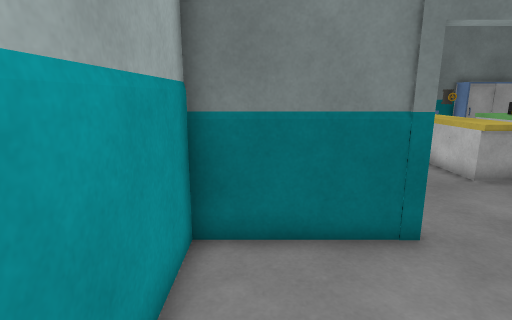
[1] (above)

18 first-person views from a walk through a 3-D level made in the Unity game engine. The camera is 1.4 m above the floor, tilts 12° down and sees 80° across. The floor is counted in squares, 0.5 m on a side. Each view is taken from the middle of a square. On the plan, view 1 faces up. The plan holds only what a view shows up to about 20 squares ahead; the rest is blank. The place goes on beyond the plan. The player is left out. Some animated figures are not drawn. Door leaves are left out, so doorways stand open. Some surface patterns are stand-ins.

[2]
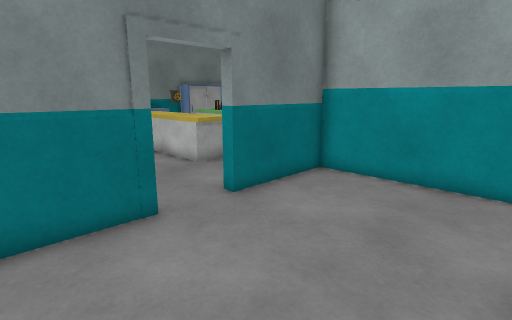

[3]
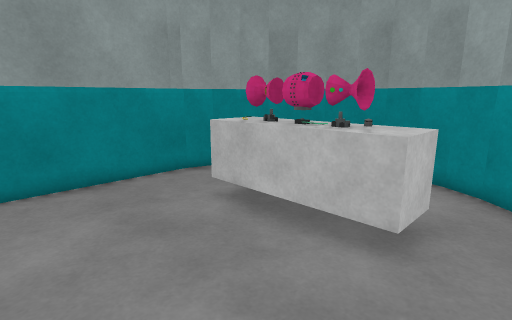

[4]
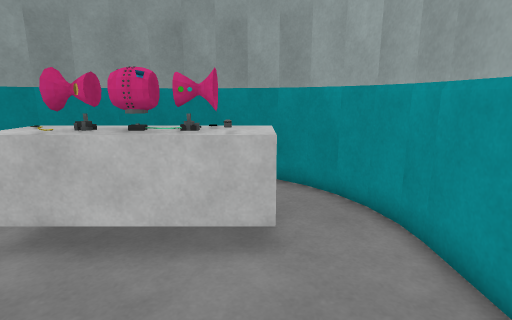

[5]
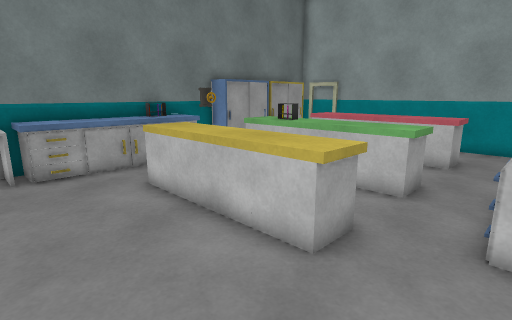

[6]
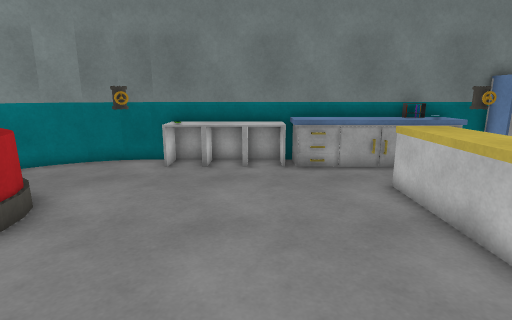

[7]
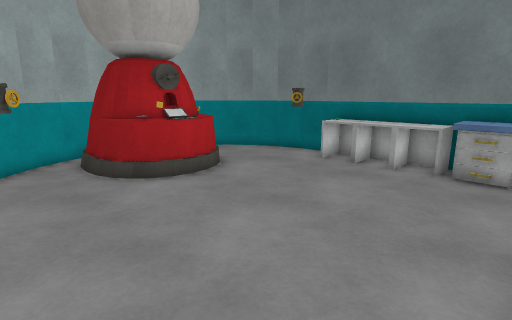

[8]
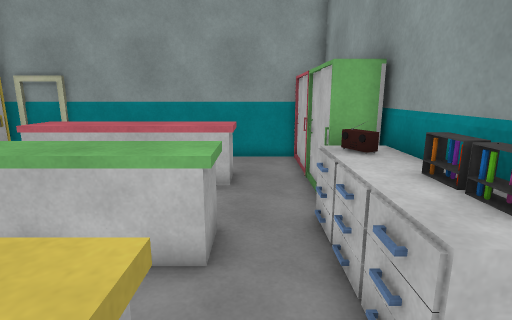

[9]
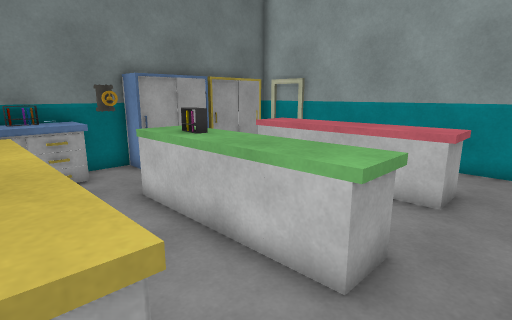

[10]
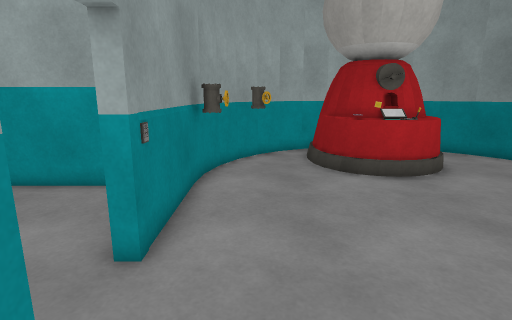

[11]
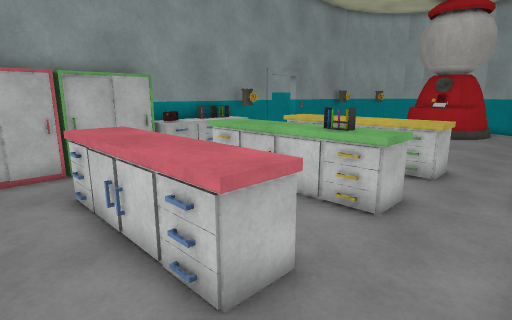

[12]
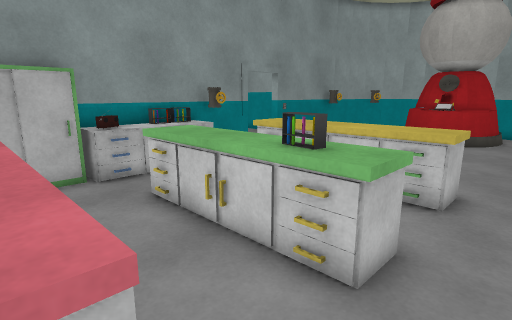

[13]
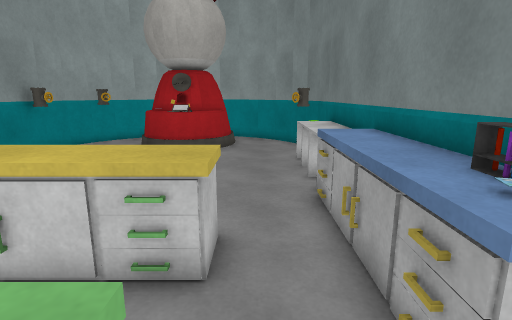

[14]
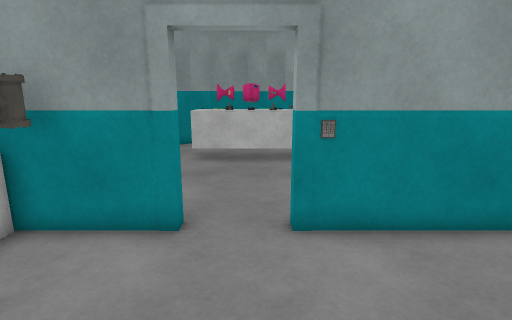

[15]
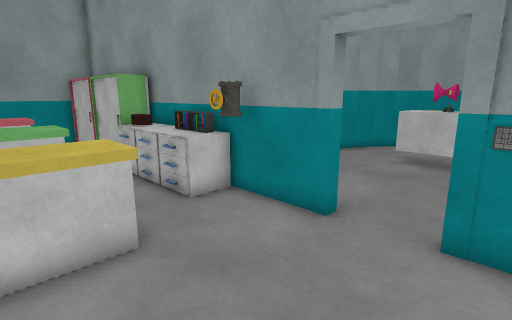

[16]
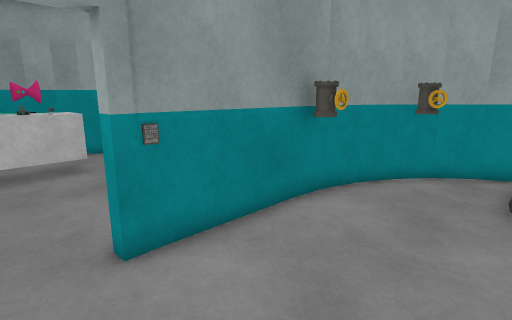

[17]
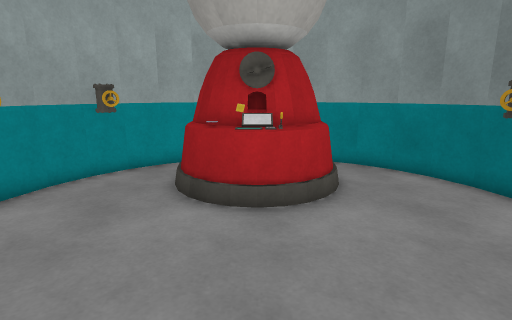

[18]
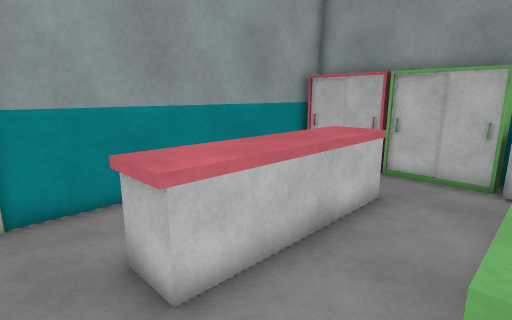

### Floor plan
Key: @ floor where view 1 was taken; # wall or solid block; . floor; D open door; = window, fence, low wall or low ledge; ^ raised ledge; C cabinet; P pipe; E desk; T table; R radio; O other object.
Columns run from 7 left of view 1 to 21 right of it. Each row starts with its distance up from view 1.
 20   ####OOOOOOEEEEEEE#C       #
 19  ##.PPOOOOOEEEEEEEEPCCCCCCC.O
 18 ##..........................O
 17 #...........................#
 16 ..............EEE..EE..EEE..#
 15  ##^=.........EEE..EE..EEE..#
 14   ##O=........EEE..EE..EEE..#
 13   ##^=........EEE..EE..EEE..#
 12   ### ........EEE..EE..EEE..#
 11  ##^=.........EEE..EE..EEE..#
 10  #  ..........EEE..EE..EEE..#
  9  #..........................#
  8  #P.............OOOOO.......#
  7  ###.P.........PPOOORCCCCCCC#
  6    #######DDD####OO####
  5       #..##.....##
  4       #..........#
  3       #..........#
  2       #..........#
  1       #..........#
  0       #@.........#
 -1       #..TTTTTT..#
 -2       #..TTTTTT..#
 -3       #..TT   ...#
 -4       ##........##
 -5        #..     .#
 -6        ###    ###
 -7          ######

Positions as (right, up) in squares from view 1, and headings:
1: (0, 0), facing up
2: (0, -1), facing up-right
3: (0, 4), facing down-right
4: (2, 4), facing down
5: (3, 7), facing up-right
6: (3, 7), facing up
7: (7, 7), facing up-left
8: (7, 9), facing right
9: (8, 8), facing up-right
10: (8, 8), facing left
11: (20, 19), facing down-left
12: (17, 18), facing down-left
13: (13, 17), facing left
14: (4, 12), facing down
15: (2, 12), facing down-right
16: (5, 11), facing down-left
17: (5, 13), facing left
18: (13, 18), facing down-right
